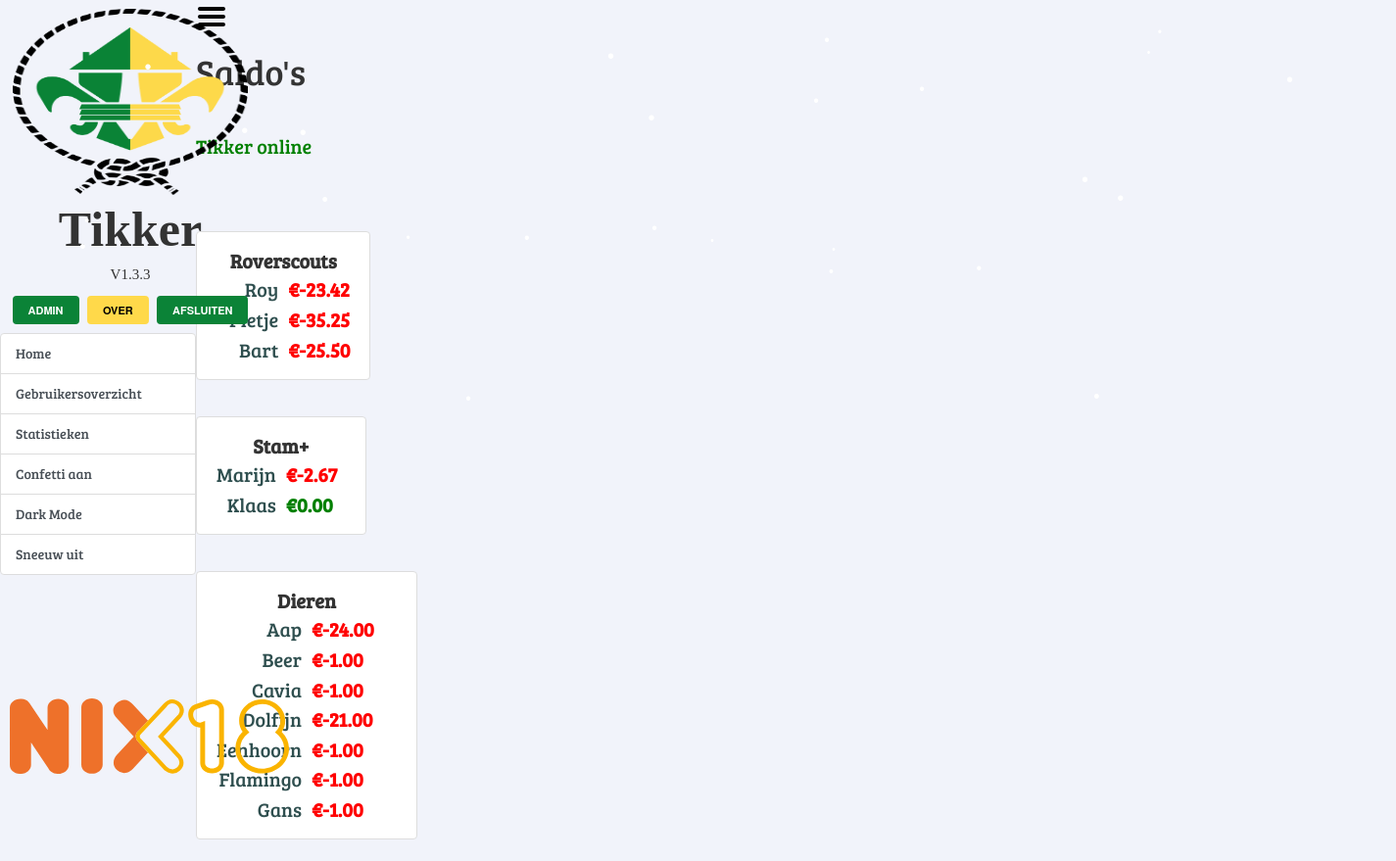
/balance, run on an earlier commit of the app's database.
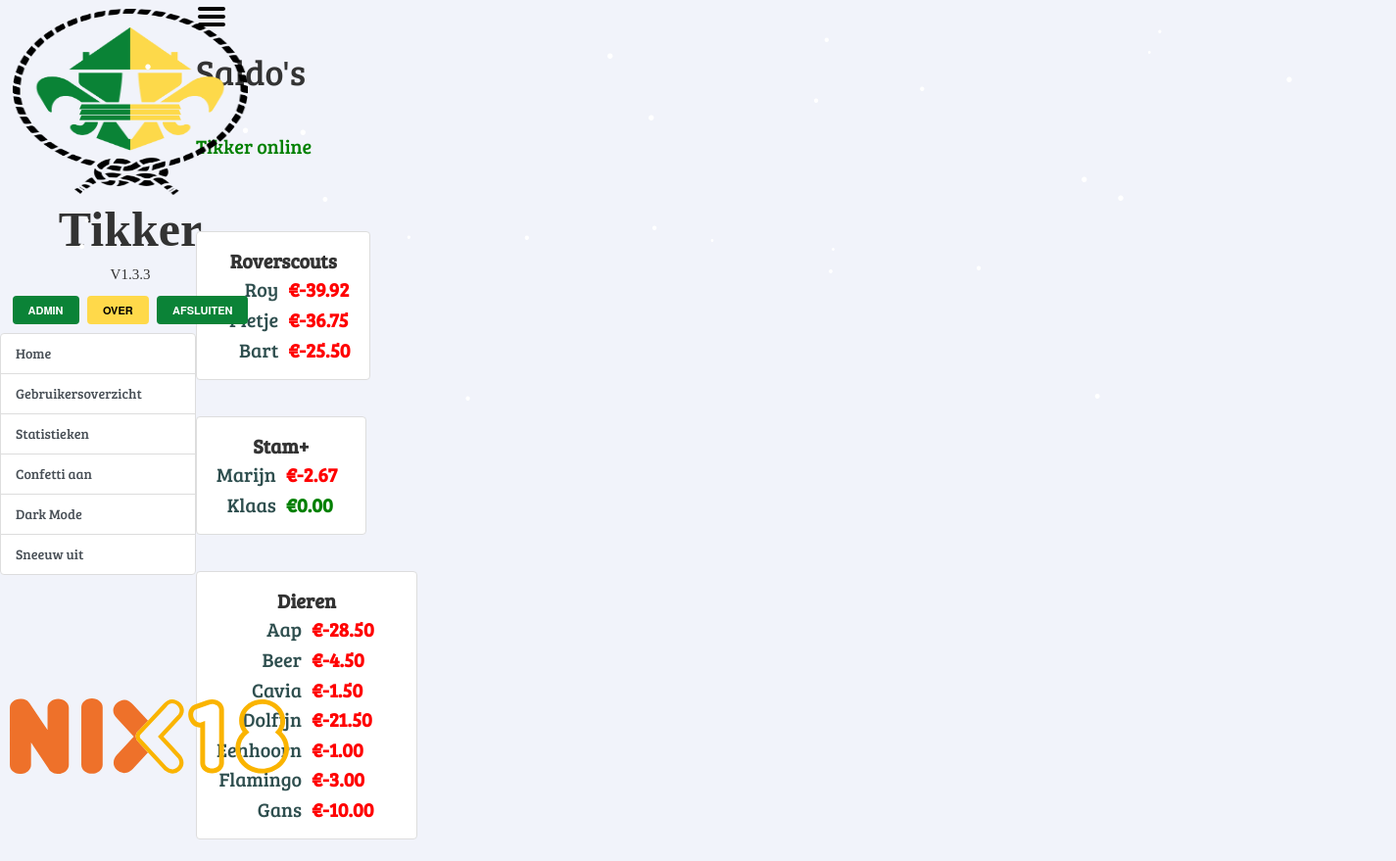
And on a later commit of the database.
### app/models.py (models this page shows, shortened)
class Usergroup(db.Model):
    id = db.Column(db.Integer, primary_key=True)
    name = db.Column(db.String(64), index=True)
    profit = db.Column(db.Float, default=0.0)
    users = db.relationship('User', backref='group', lazy='dynamic', foreign_keys=[User.usergroup_id])

class User(db.Model):
    id = db.Column(db.Integer, primary_key=True)
    name = db.Column(db.String(64), index=True)
    usergroup_id = db.Column(db.Integer, db.ForeignKey('usergroup.id'))
    balance = db.Column(db.Float, default=0)
    upgrades = db.relationship('Upgrade', backref='user', lazy='dynamic')
    purchases = db.relationship('Purchase', backref='user', lazy='dynamic')
    transactions = db.relationship('Transaction', backref='user', lazy='dynamic')
    profitgroup_id = db.Column(db.Integer, db.ForeignKey('usergroup.id'))
    birthday = db.Column(db.DateTime)
    email = db.Column(db.String)

### app/routes.py (the view)
@app.route('/balance')
@register_breadcrumb(app, '.balance', "Saldo's", order=1)
def balance():
    usergroups = get_usergroups_with_users()
    return render_template('balance.html', title='Saldo', h1="Saldo's", usergroups=usergroups,
                           amount_usergroups=len(usergroups)), 200

### app/routes.py (called while the page is built)
def get_usergroups_with_users():
    usergroups = Usergroup.query.all()
    for g in usergroups:
        if len(g.users.all()) == 0:
            usergroups.remove(g)
    return usergroups

### app/templates/balance.html
{% extends "base.html" %}
{% block app_content %}
    <div class="row">
        {% for g in usergroups %}
        <div class="col-md">
            <div class="img-thumbnail">
                <table width="100%">
                    <tr>
                        <th colspan="2">{{ g.name }}</th>
                    </tr>
                    {% for u in g.users.all() %}
                    <tr>
                        <td width="50%" style="text-align: right"><a href="/user/{{ u.id }}">{{ u.name }}</a></td>
                        {% if u.balance < 0 %}
                        <td width="50%"><span style="color: red;font-weight:bold;">€{{ '%.2f' % u.balance }}</span></td>
                        {% else %}
                        <td width="50%"><span style="color: green;font-weight:bold;">€{{ '%.2f' % u.balance }}</span></td>
                        {% endif %}
                    </tr>
                    {% endfor %}
                </table>
            </div>
        </div>
        {% endfor %}
    </div>
{% endblock %}

### app/templates/base.html (shortened to what this page needs)
{% extends 'bootstrap/base.html' %}
{% set version = "1.3.3" %}
{% block styles %}
    {{super()}}
    {% if request.cookies.get('dark-mode') == 'True' %}
    <link rel="stylesheet" href="{{url_for('.static', filename='css/dark-mode.css')}}">
    {% else %}
    <link rel="stylesheet" href="{{url_for('.static', filename='css/light-mode.css')}}">
    {% endif %}
    <link rel="stylesheet" href="{{url_for('.static', filename='css/styles.css')}}">
    <link rel="stylesheet" href="{{url_for('.static', filename='css/menu.css')}}">
    <link rel="stylesheet" href="{{url_for('.static', filename='css/fonts.css')}}">
{% endblock %}
{% block content %}
<div id="body">
    <div class="d-flex" id="wrapper" style="position: relative;">
        <div class="{% if request.cookies.get('dark-mode') == 'True' %}bg-dark{% else %}bg-light{% endif %} border-right" id="sidebar-wrapper">
            <div class="sidebar-heading">
                <a href="{{ url_for('index') }}"><img src="{% if request.cookies.get('dark-mode') == 'True' %}{{ url_for('.static', filename='img/logo-dark.png') }}{% else %}{{ url_for('.static', filename='img/logo.png') }}{% endif %}" class="sidebar-logo" alt=""></a>
                <div class="sidebar-tikker-name">
                    Tikker
                </div>
                <div class="sidebar-tikker-version">
                    V{{ version }}
                </div>
                <div class="sidebar-menubuttons">
                    <a href="{{ url_for('admin') }}" class="btn btn-green">Admin</a>
                    <button type="button" class="btn btn-yellow" data-toggle="modal" data-target="#about">Over</button>
                    <button type="button" class="btn btn-green" data-toggle="modal" data-target="#shutdown-modal">Afsluiten</button>
                </div>
            </div>
            <div class="list-group list-group-flush" style="font-family: standardtext">
                <a href="{{ url_for('index') }}" class="list-group-item list-group-item-action {% if request.cookies.get('dark-mode') == 'True' %}bg-dark{% else %}bg-light{% endif %}">Home</a>
                <a href="{{ url_for('balance') }}" class="list-group-item list-group-item-action {% if request.cookies.get('dark-mode') == 'True' %}bg-dark{% else %}bg-light{% endif %}">Gebruikersoverzicht</a>
                <a href="{{ url_for('stats_home') }}" class="list-group-item list-group-item-action {% if request.cookies.get('dark-mode') == 'True' %}bg-dark{% else %}bg-light{% endif %}">Statistieken</a>
                <a onclick="toggle_confetti()" class="list-group-item list-group-item-action {% if request.cookies.get('dark-mode') == 'True' %}bg-dark{% else %}bg-light{% endif %}" style="cursor:pointer; color: #495057;" >Confetti
                    {% if request.cookies.get('confetti') == 'True' %}
                    uit
                    {% else %}
                    aan
                    {% endif %}
                </a>
                <a onclick="toggle_darkmode()" class="list-group-item list-group-item-action {% if request.cookies.get('dark-mode') == 'True' %}bg-dark{% else %}bg-light{% endif %}" style="cursor:pointer; color: #495057;" >
                    {% if request.cookies.get('dark-mode') == 'True' %}
                    Light Mode
                    {% else %}
                    Dark Mode
                    {% endif %}
                </a>
                <a onclick="toggle_snow()" class="list-group-item list-group-item-action {% if request.cookies.get('dark-mode') == 'True' %}bg-dark{% else %}bg-light{% endif %}" style="cursor:pointer; color: #495057;" >Sneeuw
                    {% if request.cookies.get('snow') == 'False' %}
                    aan
                    {% else %}
                    uit
                    {% endif %}
                </a>
            </div>
            <div style="position: absolute; bottom: 0;">
                <img src="{{ url_for('.static', filename='img/NIX18.svg') }}" style="text-align: center; margin: 1rem;"
                     width="285rem">
            </div>
        </div>
        <div id="page-content-wrapper">
            <div class="container-fluid main" style="height: 100vh;">
                <div class="row" style="align-items: center">
                    <div class="col">
                        <div>
                        </div>
                        <h1>{{ h1 }}</h1>
                    </div>
                    <div class="col-auto">
                        <div class="container-fluid">
                            <div class="row server-status">
                                <div style="color: green;" id="status-text">Tikker online</div>
                            </div>
                            <div class="row">
                                <div class="col">
                                    <div id="clock">
                                    </div>
                                </div>
                            </div>
                        </div>
                    </div>
                </div>
                <div class="row">
                    <div class="col">
                        {% block app_content %}{% endblock %}
                    </div>
                </div>
            </div>
        </div>
    </div>
</div>
    {% endblock %}

### app/static/css/light-mode.css (style rules this page uses)
.btn-yellow { background-color: #ffd94a; color: #000000; font-size: 20px; }
.btn-green { background-color: #0b8337; color: white !important; font-size: 20px; }
.list-group-item { color: #495057 !important; }
body { background-color: #F1F3FA !important }
a { color: var(--urlgrey); }

### app/static/css/styles.css (style rules this page uses)
:root { --green:#0b8337; --lightgreen: #48A269; --yellow: #ffd94a; --lightyellow: #FFE26F; --grey: #939393; --urlgrey: darkslategray; }
.main { font-family: standardtext; font-size: 20px }
td { padding: 1px 5px; }
th { text-align: center; padding-right: 3px; padding-left: 3px; }
#clock { font-size: 40px; text-align: right; }
.img-thumbnail { margin: 15px; padding: 15px }
html,body { height:100%; }

### app/static/css/menu.css (style rules this page uses)
#sidebar-wrapper { min-height: 100vh; margin-left: -20rem; -webkit-transition: margin .25s ease-out; -moz-transition: margin .25s ease-out; -o-transition: margin .25s ease-out; transition: margin .25s ease-out; position: fixed; }
#sidebar-wrapper .sidebar-heading { padding: 0.875rem 1.25rem; font-size: 1.2rem; }
#sidebar-wrapper .list-group { width: 20rem; }
.sidebar-logo { width: 100%; height: 19rem; margin-left: auto; margin-right: auto; }
.sidebar-menubuttons { text-align: center; margin-top: 10px; }
.sidebar-menubuttons .btn { text-transform: uppercase; font-size: 11px; font-weight: 600; padding: 6px 15px; margin-right: 5px; }
.sidebar-menubuttons .btn:last-child { margin-right: 0px; }
.sidebar-tikker-name { font-size: 50px; text-align: center; font-weight: 600; margin-bottom: 0px; font-family: title; }
.sidebar-tikker-version { font-size: 15px; text-align: center; font-weight: 100; margin-bottom: 7px; margin-top: 0px; font-family: subtitle; }
#page-content-wrapper { width: 100%; margin-left: 0; -webkit-transition: margin .25s ease-out; -moz-transition: margin .25s ease-out; -o-transition: margin .25s ease-out; }
@media (min-width: 768px) { #sidebar-wrapper { margin-left: 0; } }
@media (min-width: 768px) { #page-content-wrapper { min-width: 0; width: 100%; margin-left: 20rem; } }

What changed in the data, as far as the page shows it:
changed User "Roy": balance "-23.42" → "-39.92"
changed User "Pietje": balance "-35.25" → "-36.75"
changed User "Aap": balance "-24.00" → "-28.50"
changed User "Beer": balance "-1.00" → "-4.50"
changed User "Cavia": balance "-1.00" → "-1.50"
changed User (number 9 of 12 on the later page): balance "-21.00" → "-21.50"
changed User "Flamingo": balance "-1.00" → "-3.00"
changed User "Gans": balance "-1.00" → "-10.00"
